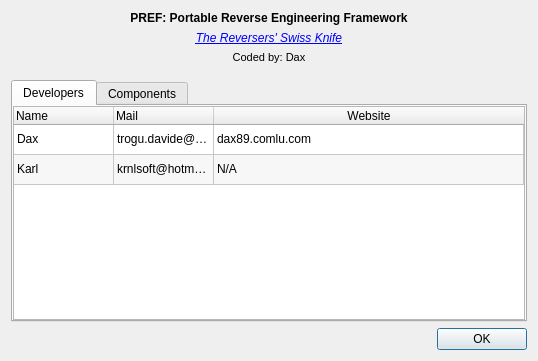
<?xml version="1.0" encoding="UTF-8"?>
<ui version="4.0">
 <class>AboutDialog</class>
 <widget class="QDialog" name="AboutDialog">
  <property name="geometry">
   <rect>
    <x>0</x>
    <y>0</y>
    <width>538</width>
    <height>361</height>
   </rect>
  </property>
  <property name="sizePolicy">
   <sizepolicy hsizetype="Fixed" vsizetype="Fixed">
    <horstretch>0</horstretch>
    <verstretch>0</verstretch>
   </sizepolicy>
  </property>
  <property name="windowTitle">
   <string>About PREF</string>
  </property>
  <layout class="QVBoxLayout" name="verticalLayout_4">
   <item>
    <layout class="QVBoxLayout" name="verticalLayout">
     <property name="bottomMargin">
      <number>10</number>
     </property>
     <item>
      <widget class="QLabel" name="label">
       <property name="styleSheet">
        <string notr="true">font: 75 12pt &quot;Sans Serif&quot;;</string>
       </property>
       <property name="text">
        <string>&lt;b&gt;PREF: Portable Reverse Engineering Framework&lt;/b&gt;</string>
       </property>
       <property name="textFormat">
        <enum>Qt::AutoText</enum>
       </property>
       <property name="alignment">
        <set>Qt::AlignCenter</set>
       </property>
      </widget>
     </item>
     <item>
      <widget class="QLabel" name="label_2">
       <property name="styleSheet">
        <string notr="true">font: 9pt &quot;Sans Serif&quot;;
text-decoration: underline;
color: rgb(0, 0, 255)</string>
       </property>
       <property name="text">
        <string>&lt;i&gt;The Reversers' Swiss Knife&lt;/i&gt;</string>
       </property>
       <property name="textFormat">
        <enum>Qt::AutoText</enum>
       </property>
       <property name="alignment">
        <set>Qt::AlignCenter</set>
       </property>
      </widget>
     </item>
     <item>
      <widget class="QLabel" name="label_4">
       <property name="styleSheet">
        <string notr="true">font: italic 7pt &quot;Sans Serif&quot;;</string>
       </property>
       <property name="text">
        <string>&lt;html&gt;&lt;head/&gt;&lt;body&gt;&lt;p&gt;&lt;span style=&quot; font-size:8pt;&quot;&gt;Coded by: Dax&lt;/span&gt;&lt;/p&gt;&lt;/body&gt;&lt;/html&gt;</string>
       </property>
       <property name="textFormat">
        <enum>Qt::RichText</enum>
       </property>
       <property name="alignment">
        <set>Qt::AlignCenter</set>
       </property>
      </widget>
     </item>
    </layout>
   </item>
   <item>
    <widget class="QTabWidget" name="tabWidget">
     <property name="currentIndex">
      <number>0</number>
     </property>
     <widget class="QWidget" name="tabDevs">
      <attribute name="title">
       <string>Developers</string>
      </attribute>
      <layout class="QVBoxLayout" name="verticalLayout_3">
       <property name="margin">
        <number>0</number>
       </property>
       <item>
        <widget class="QTableWidget" name="twDevs">
         <property name="editTriggers">
          <set>QAbstractItemView::NoEditTriggers</set>
         </property>
         <property name="alternatingRowColors">
          <bool>true</bool>
         </property>
         <property name="selectionBehavior">
          <enum>QAbstractItemView::SelectRows</enum>
         </property>
         <attribute name="horizontalHeaderHighlightSections">
          <bool>false</bool>
         </attribute>
         <attribute name="horizontalHeaderStretchLastSection">
          <bool>true</bool>
         </attribute>
         <attribute name="verticalHeaderVisible">
          <bool>false</bool>
         </attribute>
         <attribute name="verticalHeaderHighlightSections">
          <bool>false</bool>
         </attribute>
         <row>
          <property name="text">
           <string>1</string>
          </property>
         </row>
         <row>
          <property name="text">
           <string>2</string>
          </property>
         </row>
         <column>
          <property name="text">
           <string>Name</string>
          </property>
          <property name="textAlignment">
           <set>AlignLeft|AlignVCenter</set>
          </property>
         </column>
         <column>
          <property name="text">
           <string>Mail</string>
          </property>
          <property name="textAlignment">
           <set>AlignLeft|AlignVCenter</set>
          </property>
         </column>
         <column>
          <property name="text">
           <string>Website</string>
          </property>
         </column>
         <item row="0" column="0">
          <property name="text">
           <string>Dax</string>
          </property>
         </item>
         <item row="0" column="1">
          <property name="text">
           <string>trogu.davide@gmail.com</string>
          </property>
         </item>
         <item row="0" column="2">
          <property name="text">
           <string>dax89.comlu.com</string>
          </property>
          <property name="font">
           <font>
            <underline>false</underline>
           </font>
          </property>
          <property name="foreground">
           <brush brushstyle="NoBrush">
            <color alpha="255">
             <red>0</red>
             <green>0</green>
             <blue>0</blue>
            </color>
           </brush>
          </property>
         </item>
         <item row="1" column="0">
          <property name="text">
           <string>Karl</string>
          </property>
         </item>
         <item row="1" column="1">
          <property name="text">
           <string>krnlsoft@hotmail.it</string>
          </property>
         </item>
         <item row="1" column="2">
          <property name="text">
           <string>N/A</string>
          </property>
         </item>
        </widget>
       </item>
      </layout>
     </widget>
     <widget class="QWidget" name="tabComponents">
      <attribute name="title">
       <string>Components</string>
      </attribute>
      <layout class="QVBoxLayout" name="verticalLayout_2">
       <property name="margin">
        <number>0</number>
       </property>
       <item>
        <widget class="QTableWidget" name="twComponents">
         <property name="editTriggers">
          <set>QAbstractItemView::NoEditTriggers</set>
         </property>
         <property name="alternatingRowColors">
          <bool>true</bool>
         </property>
         <property name="selectionBehavior">
          <enum>QAbstractItemView::SelectRows</enum>
         </property>
         <attribute name="horizontalHeaderHighlightSections">
          <bool>false</bool>
         </attribute>
         <attribute name="horizontalHeaderStretchLastSection">
          <bool>true</bool>
         </attribute>
         <attribute name="verticalHeaderVisible">
          <bool>false</bool>
         </attribute>
         <attribute name="verticalHeaderHighlightSections">
          <bool>false</bool>
         </attribute>
         <column>
          <property name="text">
           <string>Component</string>
          </property>
          <property name="textAlignment">
           <set>AlignLeft|AlignVCenter</set>
          </property>
         </column>
         <column>
          <property name="text">
           <string>Version</string>
          </property>
          <property name="textAlignment">
           <set>AlignLeft|AlignVCenter</set>
          </property>
         </column>
        </widget>
       </item>
      </layout>
     </widget>
    </widget>
   </item>
   <item>
    <layout class="QHBoxLayout" name="horizontalLayout">
     <item>
      <spacer name="horizontalSpacer">
       <property name="orientation">
        <enum>Qt::Horizontal</enum>
       </property>
       <property name="sizeHint" stdset="0">
        <size>
         <width>40</width>
         <height>20</height>
        </size>
       </property>
      </spacer>
     </item>
     <item>
      <widget class="QPushButton" name="pushButton">
       <property name="sizePolicy">
        <sizepolicy hsizetype="Minimum" vsizetype="Fixed">
         <horstretch>0</horstretch>
         <verstretch>0</verstretch>
        </sizepolicy>
       </property>
       <property name="minimumSize">
        <size>
         <width>90</width>
         <height>0</height>
        </size>
       </property>
       <property name="text">
        <string>OK</string>
       </property>
      </widget>
     </item>
    </layout>
   </item>
  </layout>
 </widget>
 <resources/>
 <connections>
  <connection>
   <sender>pushButton</sender>
   <signal>clicked()</signal>
   <receiver>AboutDialog</receiver>
   <slot>close()</slot>
   <hints>
    <hint type="sourcelabel">
     <x>449</x>
     <y>318</y>
    </hint>
    <hint type="destinationlabel">
     <x>384</x>
     <y>304</y>
    </hint>
   </hints>
  </connection>
 </connections>
</ui>
